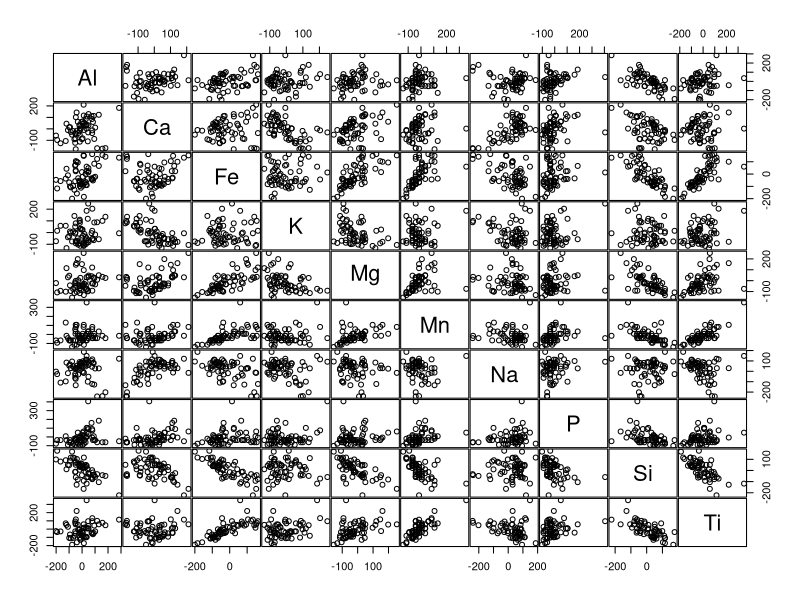

Here is the R script that generated this plot:
library(cluster)


### Name: chorSub
### Title: Subset of C-horizon of Kola Data
### Aliases: chorSub
### Keywords: datasets

### ** Examples

data(chorSub)
summary(chorSub)
pairs(chorSub, gap= .1)# some outliers
